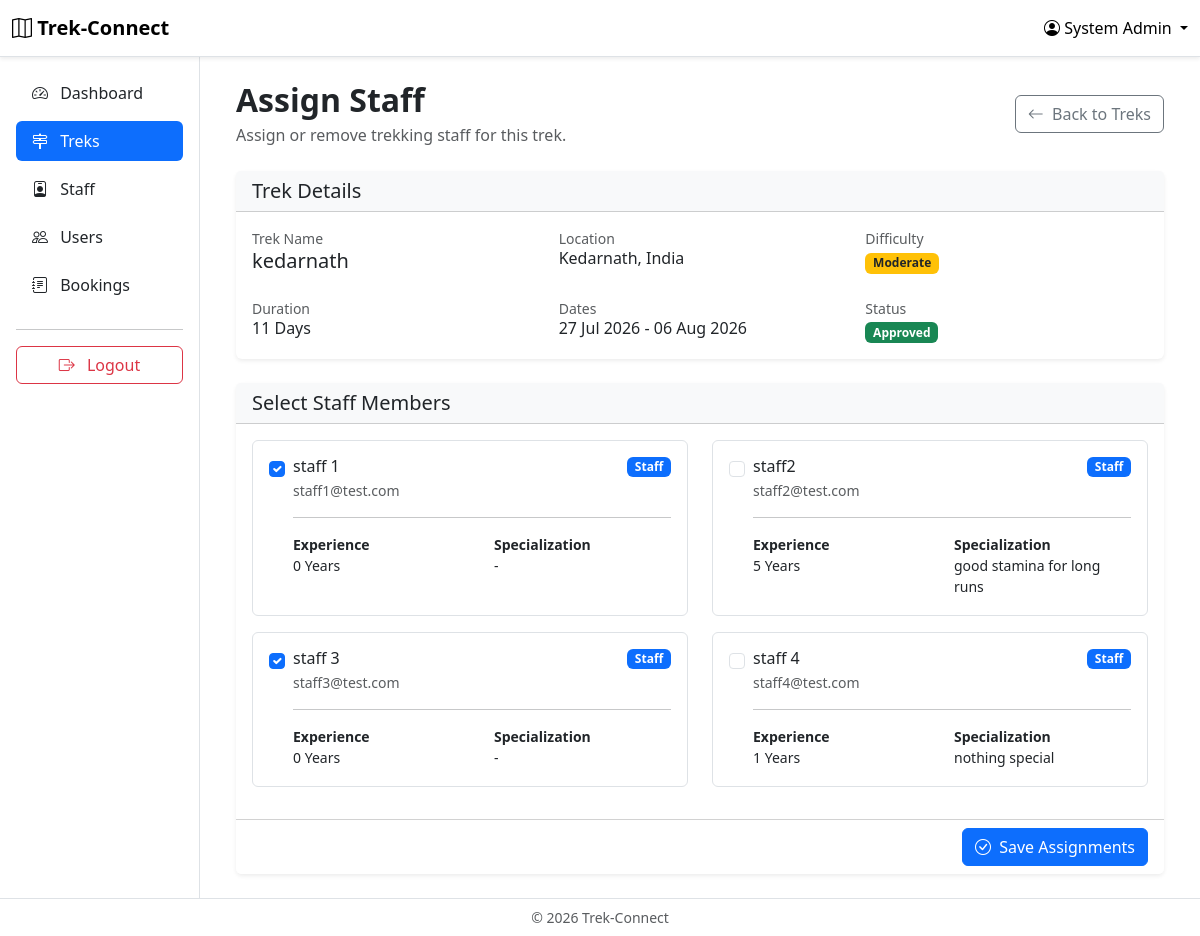
/admin/trek/1/assign (signed in), run on the app's committed database.
### app/models.py (models this page shows)
class User(UserMixin, db.Model):
    __tablename__ = "users"
    id = db.Column(db.Integer, primary_key=True)
    name = db.Column(db.String(100), nullable=False)
    email = db.Column(db.String(100), unique=True, nullable=False)
    mobile_number = db.Column(db.String(15), unique=True, nullable=False)
    password_hash = db.Column(db.String(255), nullable=False)
    role = db.Column(db.String(20), nullable=False)
    is_blacklisted = db.Column(db.Boolean, default=False)
    created_at = db.Column(db.DateTime, default=datetime.now)
    bookings = db.relationship("Booking", backref="user", lazy=True)
    staff_profile = db.relationship("StaffProfile", backref="user", uselist=False)
    assigned_treks = db.relationship("Trek", secondary=trek_staff, back_populates="assigned_staff")

class Trek(db.Model):
    __tablename__ = "treks"
    id = db.Column(db.Integer, primary_key=True)
    name = db.Column(db.String(100), nullable=False, unique=True)
    location = db.Column(db.String(100), nullable=False)
    difficulty = db.Column(db.String(20), nullable=False)
    duration_days = db.Column(db.Integer, nullable=False)
    description = db.Column(db.Text)
    total_slots = db.Column(db.Integer, nullable=False)
    available_slots = db.Column(db.Integer, nullable=False)
    start_date = db.Column(db.Date, nullable=False)
    end_date = db.Column(db.Date, nullable=False)
    status = db.Column(db.String(20), nullable=False, default="Pending")
    assigned_staff = db.relationship("User", secondary=trek_staff, back_populates="assigned_treks")
    time_added = db.Column(db.DateTime, default=datetime.now)
    image_filename = db.Column(db.String(255), nullable=True)
    price = db.Column(db.Float, nullable=False)
    bookings = db.relationship("Booking", backref="trek", lazy=True)

class StaffProfile(db.Model):
    __tablename__ = "staff_profiles"
    id = db.Column(db.Integer, primary_key=True)
    created_at = db.Column(db.DateTime, default=datetime.now)
    user_id = db.Column(db.Integer, db.ForeignKey("users.id"), nullable=False, unique=True)
    experience_years = db.Column(db.Integer, default=0)
    specialization = db.Column(db.String(100))
    approval_status = db.Column(db.String(20), default="Pending", nullable=False)
    profile_image = db.Column(db.String(255), nullable=True)

### app/routes/admin.py (the view, shortened to what this page needs)
@admin.route("/trek/<int:trek_id>/assign", methods=["GET", "POST"])
@login_required
@allowed_roles("ADMIN")
def assign_staff_to_trek(trek_id):
    trek = Trek.query.get_or_404(trek_id)
    if trek_is_locked(trek):
        flash("Edit not allowed for completed treks", "danger")
        return redirect(url_for("admin.treks"))
    staff_members = (User.query.join(StaffProfile).filter(
        User.role == "STAFF",
        User.is_blacklisted == False,
        StaffProfile.approval_status == "Approved"
        ).all())
    return render_template("admin/assign_staff.html", trek=trek, staff_members=staff_members)

### app/__init__.py (called while the page is built)
@login_manager.user_loader
def load_user(user_id):
    user = User.query.get(int(user_id))
    if user and user.is_blacklisted == True:
        return None
    return user

### app/routes/admin.py (called while the page is built)
def trek_is_locked(trek):
    return trek.status == "Completed"

### app/templates/admin/assign_staff.html (shortened to what this page needs)
{% extends "base_dashboard.html" %}
{% block sidebar %}
    {% include "components/admin_sidebar.html" %}
{% endblock %}
{% block dashboard_content %}
<div class="container-fluid">
    <div class="d-flex justify-content-between align-items-center mb-4">
        <div>
            <h2 class="fw-bold mb-1"> Assign Staff</h2>
            <p class="text-muted mb-0">
                Assign or remove trekking staff for this trek.
            </p>
        </div>
        <a href="{{ url_for('admin.treks') }}" class="btn btn-outline-secondary">
            <i class="bi bi-arrow-left me-1"></i>
            Back to Treks
        </a>
    </div>
    <div class="card shadow-sm border-0 mb-4">
        <div class="card-header bg-light">
            <h5 class="mb-0">
                Trek Details
            </h5>
        </div>
        <div class="card-body">
            <div class="row g-4">
                <div class="col-md-4">
                    <small class="text-muted d-block">
                        Trek Name
                    </small>
                    <h5 class="mb-0">
                        {{ trek.name }}
                    </h5>
                </div>
                <div class="col-md-4">
                    <small class="text-muted d-block">
                        Location
                    </small>
                    <h6 class="mb-0">
                        {{ trek.location }}
                    </h6>
                </div>
                <div class="col-md-4">
                    <small class="text-muted d-block">
                        Difficulty
                    </small>
                    <span class="badge bg-warning text-dark">
                        {{ trek.difficulty }}
                    </span>
                </div>
                <div class="col-md-4">
                    <small class="text-muted d-block">
                        Duration
                    </small>
                    <h6 class="mb-0">
                        {{ trek.duration_days }} Days
                    </h6>
                </div>
                <div class="col-md-4">
                    <small class="text-muted d-block">
                        Dates
                    </small>
                    <h6 class="mb-0">
                        {{ trek.start_date.strftime("%d %b %Y") }}
                        -
                        {{ trek.end_date.strftime("%d %b %Y") }}
                    </h6>
                </div>
                <div class="col-md-4">
                    <small class="text-muted d-block">
                        Status
                    </small>
                    <span class="badge bg-success">
                        {{ trek.status }}
                    </span>
                </div>
            </div>
        </div>
    </div>
    <form method="POST">
        <div class="card shadow-sm border-0">
            <div class="card-header bg-light">
                <h5 class="mb-0">
                    Select Staff Members
                </h5>
            </div>
            <div class="card-body">
                {% if staff_members %}
                    <div class="row">
                        {% for staff in staff_members %}
                            <div class="col-lg-6 mb-3">
                                <div class="card h-100 border">
                                    <div class="card-body">
                                        <div class="form-check">
                                            <input
                                                class="form-check-input"
                                                type="checkbox"
                                                name="staff_ids"
                                                value="{{ staff.id }}"
                                                id="staff{{ staff.id }}"
                                                {% if staff in trek.assigned_staff %}
                                                    checked
                                                {% endif %}>
                                            <label class="form-check-label w-100" for="staff{{ staff.id }}">
                                                <div class="d-flex justify-content-between align-items-start">
                                                    <div>
                                                        <h6 class="mb-1">
                                                            {{ staff.name }}
                                                        </h6>
                                                        <div class="text-muted small">
                                                            {{ staff.email }}
                                                        </div>
                                                    </div>
                                                    <span class="badge bg-primary">
                                                        Staff
                                                    </span>
                                                </div>
                                                <hr>
                                                <div class="row small">
                                                    <div class="col-6">
                                                        <strong>Experience</strong>
                                                        <br>
                                                        {% if staff.staff_profile %}
                                                            {{ staff.staff_profile.experience_years }} Years
                                                        {% else %}
                                                            -
                                                        {% endif %}
                                                    </div>
                                                    <div class="col-6">
                                                        <strong>Specialization</strong>
                                                        <br>
                                                        {% if staff.staff_profile and staff.staff_profile.specialization %}
                                                            {{ staff.staff_profile.specialization }}
                                                        {% else %}
                                                            -
                                                        {% endif %}
                                                    </div>
                                                </div>
                                            </label>
                                        </div>
                                    </div>
                                </div>
                            </div>
                        {% endfor %}
                    </div>
                {% endif %}
            </div>
            {% if staff_members %}
                <div class="card-footer bg-white text-end">
                    <button type="submit" class="btn btn-primary">
                        <i class="bi bi-check-circle me-1"></i>
                        Save Assignments
                    </button>
                </div>
            {% endif %}
        </div>
    </form>
</div>
{% endblock %}

### app/templates/base_dashboard.html (shortened to what this page needs)
{% extends "base.html" %}
{% block navbar %}
<nav class="navbar navbar-expand-lg bg-white border-bottom shadow-sm">
    <div class="container-fluid">
        <a class="navbar-brand fw-bold" href="{{ url_for('main.home') }}">
            <i class="bi bi-map"></i> Trek-Connect
        </a>
        <div class="dropdown">
            <a href="#" class="text-black text-decoration-none dropdown-toggle" role="button" data-bs-toggle="dropdown">
                <i class="bi bi-person-circle"></i>
                {{ current_user.name }}
            </a>
                    {% if current_user.role == "ADMIN" %}
                        {% set profile_url = url_for("admin.profile") %}
                    {% elif current_user.role == "STAFF" %}
                        {% set profile_url = url_for("staff.profile") %}
                    {% else %}
                        {% set profile_url = url_for("user.profile") %}
                    {% endif %}
        </div>
    </div>
</nav>
{% endblock %}
{% block content %}
<div class="container-fluid">
    <div class="row">
        <div class="col-md-2 col-lg-2 bg-white border-end min-vh-100 p-0">
            {% block sidebar %}
            {% endblock %}
        </div>
        <div class="col-md-10 col-lg-10 p-4">
            {% block dashboard_content %}
            {% endblock %}
        </div>
    </div>
</div>
{% endblock %}
{% block footer %}
<footer class="border-top bg-white py-2">
    <div class="container-fluid text-center text-muted small">
        &copy; 2026 Trek-Connect
    </div>
</footer>
{% endblock %}

### app/static/css/style.css (style rules this page uses)
html { scroll-behavior: smooth; }

### data on the page
User: name "System Admin"
Trek: name "kedarnath", location "Kedarnath, India", difficulty "Moderate", duration_days "11", start_date "27 Jul 2026", end_date "06 Aug 2026", status "Approved"
User: name "staff 1", email "staff1@test.com", staff_profile.experience_years "0"
User: name "staff2", email "staff2@test.com", staff_profile.experience_years "5", staff_profile.specialization "good stamina for long runs"
User: staff_ids "☑", name "staff 3", email "staff3@test.com", staff_profile.experience_years "0"
User: name "staff 4", email "staff4@test.com", staff_profile.experience_years "1", staff_profile.specialization "nothing special"
